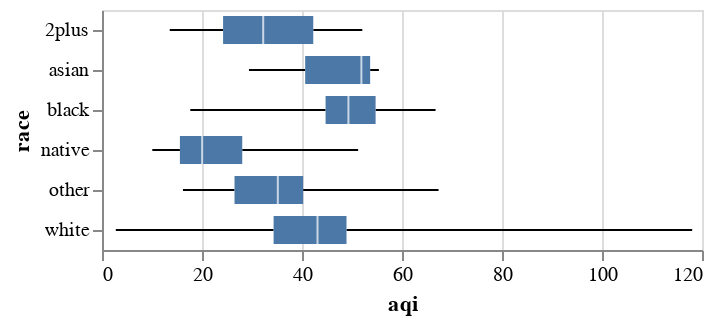

The notebook cell saved with this chart:
### Code cell
# AQI by race
alt.Chart(county_aqi_ri).mark_boxplot(extent='min-max').encode(
    y='race:N',
    x='aqi:Q'
)

### Figure 1 — Vega-Lite specification as saved in the notebook (floating-point values rounded to 4 significant figures; data arrays with more than 128 entries replaced by an {"elided": "..."} marker saying what was removed)
{"config": {"view": {"continuousWidth": 300, "continuousHeight": 300}}, "data": {"name": "data-505d1b0c7654de802f010c1315c35f03"}, "mark": {"type": "boxplot", "extent": "min-max"}, "encoding": {"x": {"field": "aqi", "type": "quantitative"}, "y": {"field": "race", "type": "nominal"}}, "$schema": "https://vega.github.io/schema/vega-lite/v5.17.0.json", "datasets": {"data-505d1b0c7654de802f010c1315c35f03": {"elided": "1518 records"}}}
